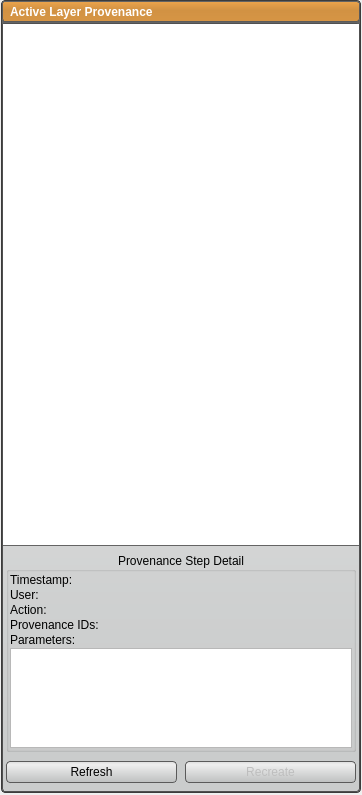
<?xml version="1.0" encoding="UTF-8"?>
<ui version="4.0">
 <class>ProvenanceDockWidget</class>
 <widget class="QDockWidget" name="ProvenanceDockWidget">
  <property name="geometry">
   <rect>
    <x>0</x>
    <y>0</y>
    <width>362</width>
    <height>795</height>
   </rect>
  </property>
  <property name="styleSheet">
   <string notr="true">QPushButton{
  background-color: qlineargradient(spread:pad, x1:0.5, y1:0, x2:0.5, y2:0.960227, stop:0 rgba(221, 221, 221, 255), stop:0.155779 rgba(238, 238, 238, 255), stop:1 rgba(192, 194, 194, 255));
  border-radius: 4px;
  border: 1px solid rgb(90, 90, 90);
  margin:4px;
}

QPushButton:hover{
  background-color: qlineargradient(spread:pad, x1:0.5, y1:0, x2:0.5, y2:1, stop:0 rgba(195, 195, 195, 255), stop:0.253769 rgba(206, 206, 206, 255), stop:1 rgba(185, 185, 185, 255));
  border-radius: 4px;
  border: 1px solid rgb(90, 90, 90);
  margin:4px;
}

QPushButton:pressed{
  background-color: qlineargradient(spread:pad, x1:0.5, y1:0, x2:0.5, y2:1, stop:0 rgba(150, 150, 150, 255), stop:0.753769 rgba(206, 206, 206, 255), stop:1 rgba(185, 185, 185, 255));
  border-radius: 4px;
  border: 1px solid rgb(90, 90, 90);
  margin:4px;
}

QLabel#header_{
  background-color: qlineargradient(spread:pad, x1:0.5, y1:0, x2:0.5, y2:0.960227, stop:0 rgba(0, 0, 0, 0), stop:0.45 rgba(0, 0, 0, 30), stop:1 rgba(0, 0, 0, 25));
    border-radius: 3px;
  color: white;
  font: bold;
}

QWidget#header_bkg_{
  background-color: rgb( 237, 165, 76 );
    border-radius: 3px;
  border: 1px solid rgb(100, 100, 100);
}

QWidget#active_layer_prov_widget_{
  background-color: rgb( 100, 100, 100 );
  border-radius:4px;
  border: 1px solid rgb(60, 60, 60);
  color: rgb(100, 100, 100);
}

QWidget#prov_content_{
  border-radius: 3px;
  border: 1px solid rgb(80, 80,80);
  background-color: qlineargradient(spread:pad, x1:0.5, y1:0, x2:0.5, y2:0.960227, stop:0 rgba(221, 221, 221, 255), stop:0.155779 rgba(228, 228, 228, 255), stop:1 rgba(202, 204, 204, 255));      
}

QWidget#provenance_list_{
  border-top-left-radius: 3px;
  border-top-right-radius: 3px;
  border: 1px solid rgb(80, 80,80);
  border-bottom: 1px solid rgb(100, 100, 100);
}</string>
  </property>
  <property name="allowedAreas">
   <set>Qt::LeftDockWidgetArea|Qt::RightDockWidgetArea</set>
  </property>
  <property name="windowTitle">
   <string>Provenance</string>
  </property>
  <widget class="QWidget" name="dockWidgetContents">
   <layout class="QVBoxLayout" name="verticalLayout">
    <property name="spacing">
     <number>0</number>
    </property>
    <property name="leftMargin">
     <number>1</number>
    </property>
    <property name="topMargin">
     <number>0</number>
    </property>
    <property name="rightMargin">
     <number>1</number>
    </property>
    <property name="bottomMargin">
     <number>2</number>
    </property>
    <item>
     <widget class="QWidget" name="active_layer_prov_widget_" native="true">
      <layout class="QVBoxLayout" name="verticalLayout_2">
       <property name="spacing">
        <number>1</number>
       </property>
       <property name="margin">
        <number>1</number>
       </property>
       <item>
        <widget class="QWidget" name="header_bkg_" native="true">
         <layout class="QHBoxLayout" name="horizontalLayout">
          <property name="spacing">
           <number>0</number>
          </property>
          <property name="margin">
           <number>0</number>
          </property>
          <item>
           <widget class="QLabel" name="header_">
            <property name="sizePolicy">
             <sizepolicy hsizetype="Preferred" vsizetype="Fixed">
              <horstretch>0</horstretch>
              <verstretch>0</verstretch>
             </sizepolicy>
            </property>
            <property name="minimumSize">
             <size>
              <width>0</width>
              <height>21</height>
             </size>
            </property>
            <property name="maximumSize">
             <size>
              <width>16777215</width>
              <height>21</height>
             </size>
            </property>
            <property name="text">
             <string>Active Layer Provenance</string>
            </property>
            <property name="indent">
             <number>8</number>
            </property>
           </widget>
          </item>
         </layout>
        </widget>
       </item>
       <item>
        <widget class="QWidget" name="prov_content_" native="true">
         <layout class="QVBoxLayout" name="verticalLayout_3">
          <property name="spacing">
           <number>2</number>
          </property>
          <property name="leftMargin">
           <number>0</number>
          </property>
          <property name="topMargin">
           <number>0</number>
          </property>
          <property name="rightMargin">
           <number>0</number>
          </property>
          <property name="bottomMargin">
           <number>4</number>
          </property>
          <item>
           <widget class="Seg3D::ProvenanceTreeView" name="provenance_list_">
            <property name="horizontalScrollBarPolicy">
             <enum>Qt::ScrollBarAlwaysOff</enum>
            </property>
            <property name="editTriggers">
             <set>QAbstractItemView::NoEditTriggers</set>
            </property>
            <property name="showDropIndicator" stdset="0">
             <bool>false</bool>
            </property>
            <property name="alternatingRowColors">
             <bool>true</bool>
            </property>
            <property name="selectionBehavior">
             <enum>QAbstractItemView::SelectRows</enum>
            </property>
            <property name="indentation">
             <number>12</number>
            </property>
           </widget>
          </item>
          <item>
           <widget class="QWidget" name="widget" native="true">
            <layout class="QVBoxLayout" name="verticalLayout_4">
             <property name="leftMargin">
              <number>4</number>
             </property>
             <property name="topMargin">
              <number>4</number>
             </property>
             <property name="rightMargin">
              <number>4</number>
             </property>
             <property name="bottomMargin">
              <number>2</number>
             </property>
             <item>
              <widget class="QGroupBox" name="step_detail_groupbox_">
               <property name="title">
                <string>Provenance Step Detail</string>
               </property>
               <property name="alignment">
                <set>Qt::AlignCenter</set>
               </property>
               <layout class="QVBoxLayout" name="verticalLayout_5" stretch="0,0,0,0,0,0">
                <property name="spacing">
                 <number>1</number>
                </property>
                <property name="margin">
                 <number>1</number>
                </property>
                <item>
                 <layout class="QHBoxLayout" name="horizontalLayout_3">
                  <property name="topMargin">
                   <number>0</number>
                  </property>
                  <item>
                   <widget class="QLabel" name="label_2">
                    <property name="sizePolicy">
                     <sizepolicy hsizetype="Fixed" vsizetype="Preferred">
                      <horstretch>0</horstretch>
                      <verstretch>0</verstretch>
                     </sizepolicy>
                    </property>
                    <property name="minimumSize">
                     <size>
                      <width>70</width>
                      <height>0</height>
                     </size>
                    </property>
                    <property name="text">
                     <string>Timestamp:</string>
                    </property>
                   </widget>
                  </item>
                  <item>
                   <widget class="QLabel" name="timestamp_label_">
                    <property name="text">
                     <string/>
                    </property>
                   </widget>
                  </item>
                 </layout>
                </item>
                <item>
                 <layout class="QHBoxLayout" name="horizontalLayout_2">
                  <item>
                   <widget class="QLabel" name="label">
                    <property name="sizePolicy">
                     <sizepolicy hsizetype="Fixed" vsizetype="Preferred">
                      <horstretch>0</horstretch>
                      <verstretch>0</verstretch>
                     </sizepolicy>
                    </property>
                    <property name="minimumSize">
                     <size>
                      <width>70</width>
                      <height>0</height>
                     </size>
                    </property>
                    <property name="text">
                     <string>User:</string>
                    </property>
                   </widget>
                  </item>
                  <item>
                   <widget class="QLabel" name="user_label_">
                    <property name="text">
                     <string/>
                    </property>
                   </widget>
                  </item>
                 </layout>
                </item>
                <item>
                 <layout class="QHBoxLayout" name="horizontalLayout_4">
                  <property name="topMargin">
                   <number>0</number>
                  </property>
                  <item>
                   <widget class="QLabel" name="label_5">
                    <property name="sizePolicy">
                     <sizepolicy hsizetype="Fixed" vsizetype="Preferred">
                      <horstretch>0</horstretch>
                      <verstretch>0</verstretch>
                     </sizepolicy>
                    </property>
                    <property name="minimumSize">
                     <size>
                      <width>70</width>
                      <height>0</height>
                     </size>
                    </property>
                    <property name="text">
                     <string>Action:</string>
                    </property>
                   </widget>
                  </item>
                  <item>
                   <widget class="QLabel" name="action_label_">
                    <property name="text">
                     <string/>
                    </property>
                   </widget>
                  </item>
                 </layout>
                </item>
                <item>
                 <layout class="QHBoxLayout" name="provenance_ids_layout_">
                  <property name="topMargin">
                   <number>0</number>
                  </property>
                  <item>
                   <widget class="QLabel" name="label_7">
                    <property name="sizePolicy">
                     <sizepolicy hsizetype="Fixed" vsizetype="Preferred">
                      <horstretch>0</horstretch>
                      <verstretch>0</verstretch>
                     </sizepolicy>
                    </property>
                    <property name="minimumSize">
                     <size>
                      <width>80</width>
                      <height>0</height>
                     </size>
                    </property>
                    <property name="text">
                     <string>Provenance IDs:</string>
                    </property>
                   </widget>
                  </item>
                  <item>
                   <widget class="QLabel" name="prov_ids_label_">
                    <property name="text">
                     <string/>
                    </property>
                   </widget>
                  </item>
                 </layout>
                </item>
                <item>
                 <widget class="QLabel" name="label_3">
                  <property name="text">
                   <string>Parameters:</string>
                  </property>
                 </widget>
                </item>
                <item>
                 <widget class="QTextBrowser" name="action_params_">
                  <property name="sizePolicy">
                   <sizepolicy hsizetype="Ignored" vsizetype="Fixed">
                    <horstretch>0</horstretch>
                    <verstretch>0</verstretch>
                   </sizepolicy>
                  </property>
                  <property name="minimumSize">
                   <size>
                    <width>0</width>
                    <height>100</height>
                   </size>
                  </property>
                  <property name="maximumSize">
                   <size>
                    <width>16777215</width>
                    <height>100</height>
                   </size>
                  </property>
                  <property name="html">
                   <string>&lt;!DOCTYPE HTML PUBLIC &quot;-//W3C//DTD HTML 4.0//EN&quot; &quot;http://www.w3.org/TR/REC-html40/strict.dtd&quot;&gt;
&lt;html&gt;&lt;head&gt;&lt;meta name=&quot;qrichtext&quot; content=&quot;1&quot; /&gt;&lt;style type=&quot;text/css&quot;&gt;
p, li { white-space: pre-wrap; }
&lt;/style&gt;&lt;/head&gt;&lt;body style=&quot; font-family:'Lucida Grande'; font-size:13pt; font-weight:400; font-style:normal;&quot;&gt;
&lt;p style=&quot;-qt-paragraph-type:empty; margin-top:0px; margin-bottom:0px; margin-left:0px; margin-right:0px; -qt-block-indent:0; text-indent:0px;&quot;&gt;&lt;/p&gt;&lt;/body&gt;&lt;/html&gt;</string>
                  </property>
                 </widget>
                </item>
               </layout>
              </widget>
             </item>
            </layout>
           </widget>
          </item>
          <item>
           <widget class="QWidget" name="widget_2" native="true">
            <property name="minimumSize">
             <size>
              <width>0</width>
              <height>32</height>
             </size>
            </property>
            <property name="maximumSize">
             <size>
              <width>16777215</width>
              <height>32</height>
             </size>
            </property>
            <layout class="QHBoxLayout" name="horizontalLayout_6">
             <property name="spacing">
              <number>0</number>
             </property>
             <property name="margin">
              <number>0</number>
             </property>
             <item>
              <widget class="QPushButton" name="refresh_button_">
               <property name="minimumSize">
                <size>
                 <width>0</width>
                 <height>30</height>
                </size>
               </property>
               <property name="text">
                <string>Refresh</string>
               </property>
              </widget>
             </item>
             <item>
              <widget class="QPushButton" name="replay_button_">
               <property name="enabled">
                <bool>false</bool>
               </property>
               <property name="minimumSize">
                <size>
                 <width>0</width>
                 <height>30</height>
                </size>
               </property>
               <property name="toolTip">
                <string>Select a session you want to export to enable this button.</string>
               </property>
               <property name="text">
                <string>Recreate</string>
               </property>
              </widget>
             </item>
            </layout>
           </widget>
          </item>
         </layout>
        </widget>
       </item>
      </layout>
     </widget>
    </item>
   </layout>
  </widget>
 </widget>
 <customwidgets>
  <customwidget>
   <class>Seg3D::ProvenanceTreeView</class>
   <extends>QTreeView</extends>
   <header location="global">Interface/Application/ProvenanceTreeView.h</header>
  </customwidget>
 </customwidgets>
 <resources/>
 <connections/>
</ui>
